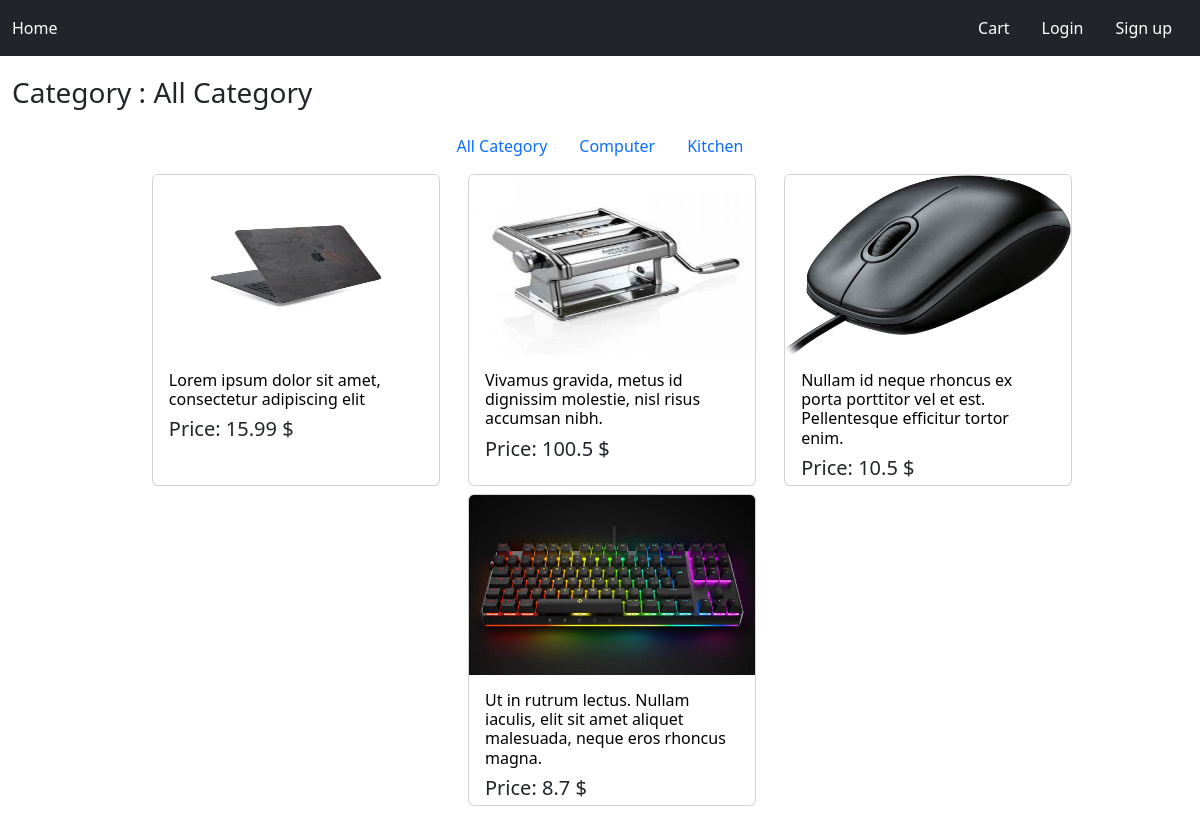
The app's page /, older data.
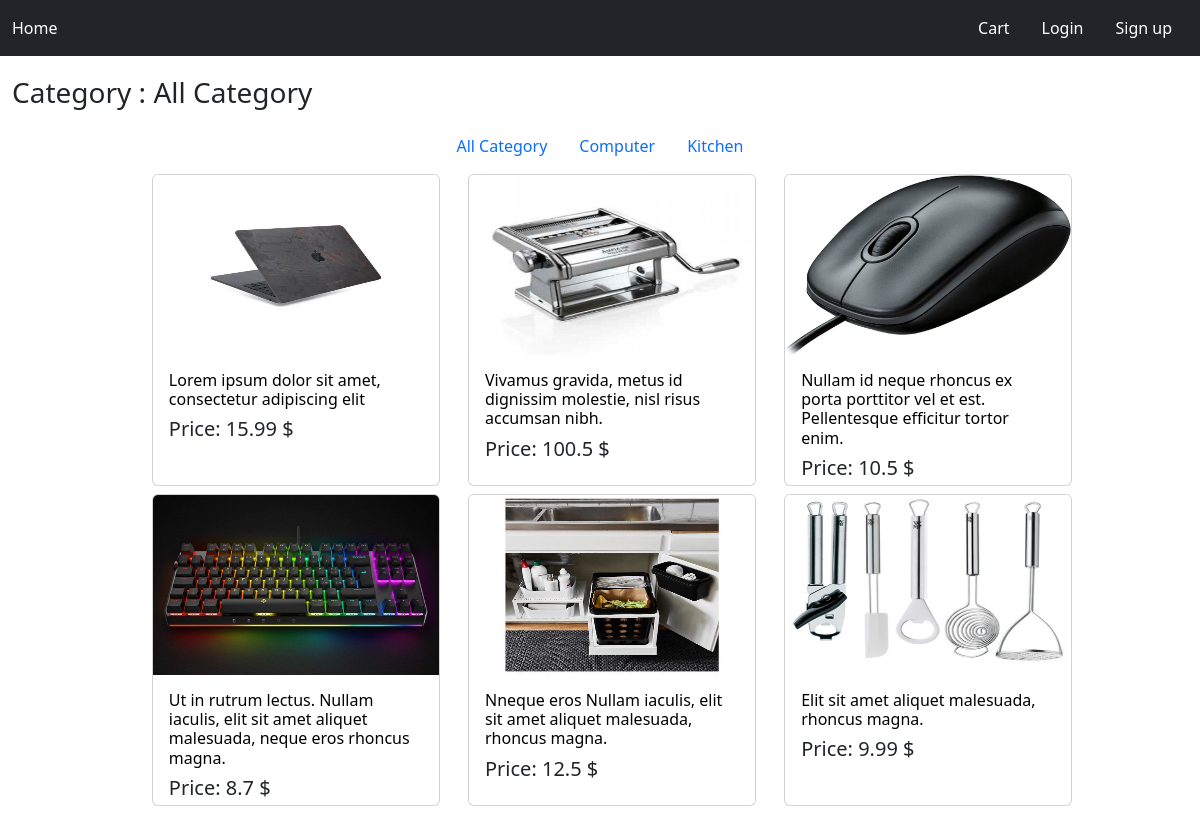
The same page, newer data.
### shopOnline/models.py (models this page shows)
class Item(models.Model):
    name = models.CharField(max_length=1200, db_index=True)
    image = models.ImageField(null=True, upload_to='images/', blank=True)
    price = models.FloatField(default=0)
    description = models.CharField(blank=True, max_length=10000, db_index=True)
    categories=models.ForeignKey(Categories,on_delete=models.CASCADE,default=None)

### shopOnline/views.py (the view)
# urls.py: path('',listofItem.as_view(),name='shop'),
class listofItem(ListView):
    context_object_name = "list_items"
    template_name = "shopOnline/shop.html"
    def get_queryset(self, *args, **kwargs):
        pk_list = self.kwargs
        if pk_list =={}:
            queryset = Item.objects.filter()
        else:
            queryset = Item.objects.filter(categories=pk_list['pk'])
            print(queryset.values())
        return queryset
    def get_context_data(self, **kwargs):
        context = super().get_context_data(**kwargs)
        pk_list = self.kwargs
        if pk_list =={}:
            context["nameCategory"]="All Category"
        else:
            queryC=Item.objects.filter(pk=pk_list['pk']).select_related("categories").all()
            for item in queryC:
                context["nameCategory"] = item.categories.name
        item_id_cart = []
        Cart(self.request)
        if self.request.session['cart']:
            session_cart = self.request.session['cart']
            for item in session_cart:
                item_id_cart.append(int(item))
            context["cart_id"]=item_id_cart
        print(self.request.user.pk)
        return context

### cart/context_processor.py (called while the page is built)
def cart(request):
    return {'cart':Cart(request)}

### shopOnline/templates/shopOnline/shop.html
{% extends 'base.html' %} }
{% load static %}
{% block content %}
<div style="text-align: center;padding-top: 1vw">
<div style="float: left;">
<h3>Category : {{ nameCategory }}</h3>
</div>
<ul class="nav justify-content-center" style="margin-top: 50px">
  <li class="nav-item">
    <a class="nav-link active" aria-current="page" href={% url 'shop' %}>All Category </a>
  </li>
  <li class="nav-item">
    <a class="nav-link" href={% url 'shopCategoria' 1 %}>Computer</a>
  </li>
  <li class="nav-item">
    <a class="nav-link" href={% url 'shopCategoria' 2 %}>Kitchen</a>
  </li>
</ul>
    {% for item in list_items %}
        <div class="card mt-2 ms-4" style="width: 18rem; display: inline-flex;height: 26vw">
         <a href="{% url 'detail_item' item.pk%}">
            <img  src={{ MEDIA_URL }}{{ item.image }} class="card-img-top" style="height: 15vw" > </a>
         <div class="card-body" style="text-align: left">
      <a href="{% url 'detail_item' item.pk%}" class="link-offset-2 link-underline link-underline-opacity-0" style="text-decoration: none;color: black;}"> <h6 class="card-title" style=":hover {color: blue}:visited {color: cornflowerblue}" >{{ item.name }}</h6> </a>
      <h5 style="left: 0">Price: {{ item.price }} $</h5>
  </div>
    </div>
     {% endfor %}
</div>
{% endblock %}

Row changes from the older to the newer data that the page shows:
added Item: image (picture), name "Nneque eros Nullam iaculis, elit sit amet aliquet malesuada, rhoncus magna.", price "12.5"
added Item: image (picture), name "Elit sit amet aliquet malesuada, rhoncus magna.", price "9.99"
